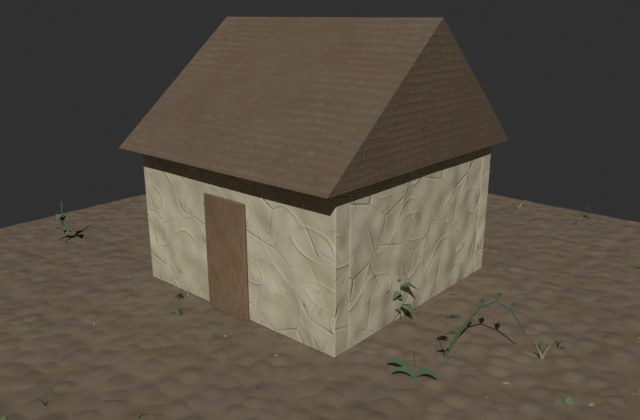
#> input picture austerity-explainer/working-files/session-scratch/plugin-work/kit/pic_hut_displaced.jpg, 640 x 420 px, given in place of q3_gentle_ramp_8bit.png, which was not available
$ python analyse_png_depth_and_edges.py ../../../austerity-explainer/working-files/session-scratch/plugin-work/kit
#> lines starting #> are read from the running program, lines starting #| are printed output that depends on the picture
# What this does: reads the pictures made by exp2a_colour_space_and_bit_depth.py and answers: is the "16-bit" PNG really 16-bit (file type), how many
# different grey levels does the gentle 0.40..0.60 ramp hold in 8 and 16 bit, and how close is a hard diagonal edge (u + v > 1) to the exact
# answer (the true fraction of each pixel that lies past the line) for each pixel filter and sample count.
# Run (plain Python):  python3 -I analyse_png_depth_and_edges.py out/colour_space
import glob
import json
import os
import sys

import cv2
import numpy as np

folder = sys.argv[1]
report = {}
for depth in ('8', '16'):
    image = cv2.imread(os.path.join(folder, f'q3_gentle_ramp_{depth}bit.png'), cv2.IMREAD_UNCHANGED)
#> image is the input picture: shape (420, 640, 3); mean B, G, R 68.6, 79.7, 88
    values = image[..., 0] if image.ndim == 3 else image
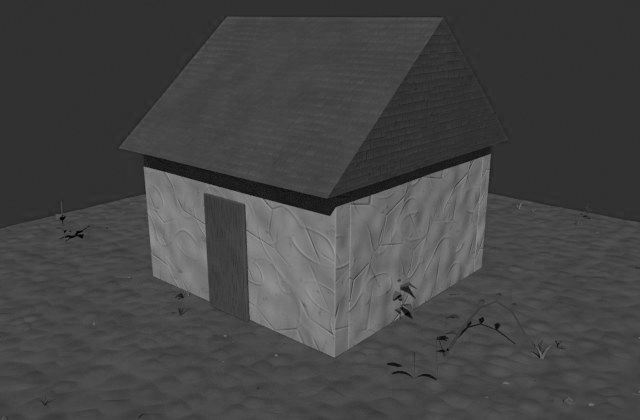
#> values: shape (420, 640); min 0, max 155, mean 68.6
    report[f'ramp_{depth}bit'] = {'file_dtype': str(image.dtype), 'different_grey_levels': int(len(np.unique(values))),
                                  'ideal_for_0.2_of_the_range': int(round(0.2 * (255 if depth == '8' else 65535)))}
#> pass 2 of the loop `for depth in ('8', '16'):`:
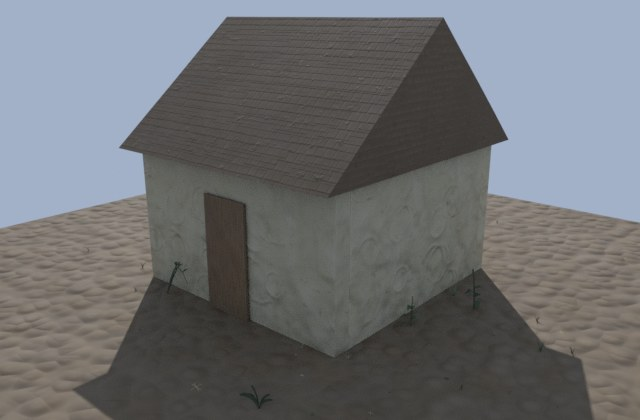
#> input picture austerity-explainer/working-files/session-scratch/plugin-work/kit/pic_hut_finished.jpg, 640 x 420 px, given in place of q3_gentle_ramp_16bit.png, which was not available
#> image is the input picture: shape (420, 640, 3); mean B, G, R 114.3, 111.5, 109.8
#> `values = image[..., 0] if image.ndim == 3 else image`:
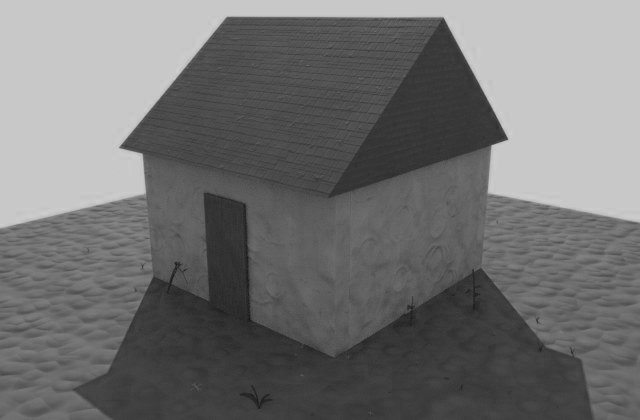
#> values: shape (420, 640); min 22, max 210, mean 114.3

# exact coverage of the half plane u + v > 1 for a 64 x 64 picture (rows run top to bottom: v goes up the picture)
n = 64
sub = 32
coordinate = (np.arange(n * sub) + 0.5) / (n * sub)
u = coordinate[None, :]
v = coordinate[::-1][:, None]
exact = ((u + v) > 1.0).astype(np.float64).reshape(n, sub, n, sub).mean(axis=(1, 3))
edge_pixels = (exact > 0) & (exact < 1)
report['edge'] = {}
for path in sorted(glob.glob(os.path.join(folder, 'q4_edge_*.png'))):
    image = cv2.imread(path, cv2.IMREAD_UNCHANGED).astype(np.float64) / 65535.0
    grey = image[..., 0] if image.ndim == 3 else image
    error = np.abs(grey - exact)
    report['edge'][os.path.basename(path)[8:-4]] = {
        'mean_error_on_edge_pixels': round(float(error[edge_pixels].mean()), 4),
        'worst_error': round(float(error.max()), 3),
        'pixels_touched_by_blur_away_from_the_edge': int(((error > 0.01) & ~edge_pixels).sum()),
        'edge_pixels': int(edge_pixels.sum()),
    }
json.dump(report, open(os.path.join(folder, 'analysis.json'), 'w'), indent=1)
print(json.dumps(report, indent=1))
#| {
#|  "ramp_8bit": {
#|   "file_dtype": "uint8",
#|   "different_grey_levels": 153,
#|   "ideal_for_0.2_of_the_range": 51
#|  },
#|  "ramp_16bit": {
#|   "file_dtype": "uint8",
#|   "different_grey_levels": 187,
#|   "ideal_for_0.2_of_the_range": 13107
#|  },
#|  "edge": {}
#> (further printed lines are left out)
